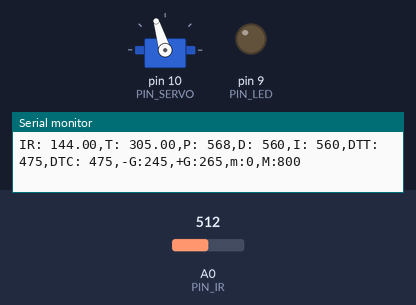
A sketch run on a simulated Arduino Uno, built with avr-gcc and run on an emulated ATmega328P. Shown: servo, output pins drawn as LEDs (lit = HIGH), the last lines printed to the serial monitor. The test bench sets the inputs (shaded band); at power-on: A0 (PIN_IR) = 512.

Above: at 1.2 s.
1.3 s: A0 (PIN_IR) set to 306
3.3 s: A0 (PIN_IR) set to 245
At 4.6 s:
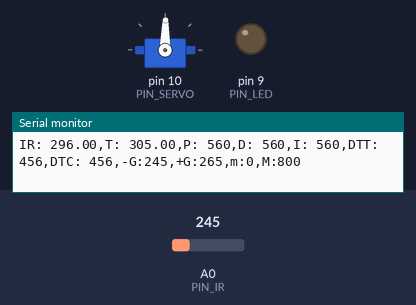
5.1 s: A0 (PIN_IR) set to 122
At 6.0 s:
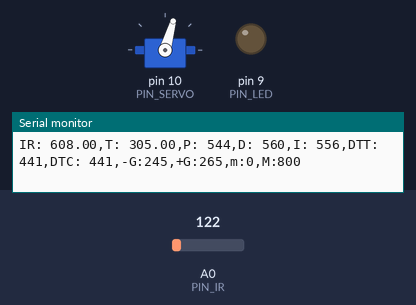
6.6 s: A0 (PIN_IR) set to 0
At 7.2 s:
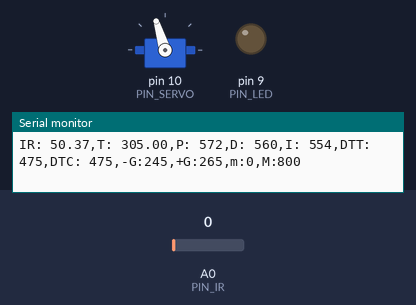
Timing chart, 0 to 9.1 s (numbered marks = the images above; inputs shaded):
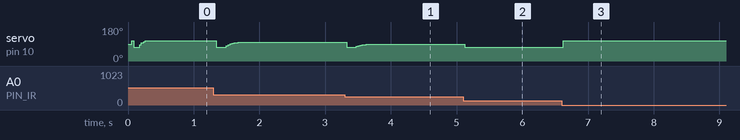

Measured:
- after the input at 3.3 s, servo on pin 10 (PIN_SERVO): 100° → 74° at once, → 88° 0.15 s later, → 89° 0.21 s later
- after the input at 5.1 s, servo on pin 10 (PIN_SERVO): 89° → 74° at once
- after the input at 6.6 s, servo on pin 10 (PIN_SERVO): 74° → 107° at once

The sketch:

pid.ino
```cpp
#include <Servo.h>

/////////////////////////////
// Configurable parameters //
/////////////////////////////

// Arduino pin assignment
#define PIN_LED 9         // LED를 아두이노 GPIO 9번 핀에 연결
#define PIN_SERVO 10    // 서보모터를 아두이노 GPIO 10번 핀에 연결
#define PIN_IR A0     // 적외선 센서를 아두이노 아날로그 A0핀에 연결

// Framework setting
#define _DIST_TARGET 255    // [2635] 목표하는 위치
#define _DIST_MIN 100   //거리의 최솟값이 100mm
#define _DIST_MAX 410                  //거리의 최대값 410mm
#define LENGTH 30
#define k_LENGTH 8
#define Horizontal_Angle 2160
#define Max_Variable_Angle 100

#define _INTERVAL_DIST 30  // DELAY_MICROS * samples_num^2 의 값이 최종 거리측정 인터벌임. 넉넉하게 30ms 잡음.
#define DELAY_MICROS  1500 // 필터에 넣을 샘플값을 측정하는 딜레이(고정값!)
#define EMA_ALPHA 0.35     // EMA 필터 값을 결정하는 ALPHA 값. 작성자가 생각하는 최적값임.
#define _DIST_ALPHA 0.35

// Servo range
#define _DUTY_MIN 1310    //  서보의 최소각도를 microseconds로 표현
#define _DUTY_NEU 1450     //  레일플레이트 중립위치를 만드는 서보 duty값
#define _DUTY_MAX 1650            // 서보의 최대각도의 microseconds의 값
#define _ITERM_MAX 0.05
// Servo speed control
#define _SERVO_ANGLE 30   //  최대 가동범위에 따른 목표 서보 회전각
#define _SERVO_SPEED 2000   //서보 속도를 30으로

// Event periods
#define _INTERVAL_SERVO 20  //  서보 업데이트 주기
#define _INTERVAL_SERIAL 100  //  시리얼 플로터 갱신 속도

// PID parameters
#define _KP 1.8  //  P 이득 비율
#define _KD 58
#define _KI 0.01

//////////////////////
// global variables //
//////////////////////

// Servo instance
Servo myservo; //  서보 객체 생성

float dist_target; //  location to send the ball
float dist_f, dist_ff; //  거리와 노이즈 필터 적용 후 거리를 저장하기 위한 변수
float ema_dist=0;            // EMA 필터에 사용할 변수
float filtered_dist;       // 최종 측정된 거리값을 넣을 변수. loop()안에 filtered_dist = filtered_ir_distance(); 형태로 사용하면 됨.
float samples_num = 3;     // 스파이크 제거를 위한 부분필터에 샘플을 몇개 측정할 것인지. 3개로 충분함! 가능하면 수정하지 말 것.
int a, b; // unit: mm
int correction_dist, iter;
float dist_list[LENGTH], sum, dist_ema, alpha, dist_cali_f;

// Event periods
unsigned long last_sampling_time_dist, last_sampling_time_servo,
last_sampling_time_serial;
//  각 이벤트별 업데이트를 위해 측정하는 시간
// 마지막으로 측정한 거리, 마지막으로 측정한 서보 각도
//(unsigned long : 부호없는 정수형)
bool event_dist, event_servo, event_serial; //  이벤트별 이번 루프에서 업데이트 여부

// Servo speed control
int duty_chg_per_interval; //  서보속도 제어를 위한 변수 선언
int duty_target, duty_curr; //  목표duty, 현재duty

// PID variables
float error_curr, error_prev, control, pterm, dterm, iterm; // [3070] PID 제어를 위한 현재 오차, 이전오차, 컨트롤(?), p 값, d 값, i 값 변수 선언


void setup() {
// initialize GPIO pins for LED and attach servo
  pinMode(PIN_LED, OUTPUT); //[3062] 핀 LED 활성화
  myservo.attach(PIN_SERVO); // [3070] 서보 구동을 위한 서보 초기화

// initialize global variables
duty_target = _DUTY_NEU;
duty_curr = _DUTY_NEU; // [3055] duty_target, duty_curr 초기화
last_sampling_time_dist, last_sampling_time_servo, last_sampling_time_serial = millis();
// [3055] 샘플링 타임 변수 초기화
dist_f, dist_ema = _DIST_MIN; // [3055] dist 변수 초기화
pterm = iterm = dterm = iterm = 0; // [2635] pid 제어값에서 우선 p 만 사용하도록

// move servo to neutral position
  myservo.writeMicroseconds(_DUTY_NEU); //[2635]

// initialize serial port
  Serial.begin(57600); //[2635]

  a = 87;
  b = 290;
  correction_dist = 0;
  iter = 0; sum = 0;
  alpha = _DIST_ALPHA;

// convert angle speed into duty change per interval.
  duty_chg_per_interval = (_DUTY_MAX - _DUTY_MIN)/(float)(_SERVO_ANGLE) * (_SERVO_SPEED /1000.0)*_INTERVAL_SERVO;    // [3131] 설정한 서보 스피드에 따른 duty change per interval 값을 변환

}

float ir_distance(void){ // return value unit: mm
  float val;
  float volt = float(analogRead(PIN_IR));
  val = ((6762.0/(volt-9.0))-4.0) * 10.0;
  return val;
}
// ================
float under_noise_filter(void){ // 아래로 떨어지는 형태의 스파이크를 제거해주는 필터
  int currReading;
  int largestReading = 0;
  for (int i = 0; i < samples_num; i++) {
    currReading = ir_distance();
    if (currReading > largestReading) { largestReading = currReading; }
    // Delay a short time before taking another reading
    delayMicroseconds(DELAY_MICROS);
  }
  return largestReading;
}

float filtered_ir_distance(void){ // 아래로 떨어지는 형태의 스파이크를 제거 후, 위로 치솟는 스파이크를 제거하고 EMA필터를 적용함.
  // under_noise_filter를 통과한 값을 upper_nosie_filter에 넣어 최종 값이 나옴.
  int currReading;
  int lowestReading = 1024;
  for (int i = 0; i < samples_num; i++) {
    currReading = under_noise_filter();
    if (currReading < lowestReading) { lowestReading = currReading; }
  }
    sum = 0;
  iter = 0;
  while (iter < LENGTH)
  {
    dist_list[iter] = 100 + 300.0 / (b - a) * (ir_distance() - a);
    sum += dist_list[iter];
    iter++;
  }

  for (int i = 0; i < LENGTH-1; i++){
    for (int j = i+1; j < LENGTH; j++){
      if (dist_list[i] > dist_list[j]) {
        float tmp = dist_list[i];
        dist_list[i] = dist_list[j];
        dist_list[j] = tmp;
      }
    }
  }

  for (int i = 0; i < k_LENGTH; i++) {
    sum -= dist_list[i];
  }
  for (int i = 1; i <= k_LENGTH; i++) {
    sum -= dist_list[LENGTH-i];
  }

  float dist_cali = sum/(LENGTH-2*k_LENGTH);
  dist_cali_f=alpha*dist_cali + (1-alpha)*dist_ema;
  ema_dist = EMA_ALPHA*lowestReading + (1-EMA_ALPHA)*ema_dist;
  return ema_dist;
}

void loop() {
    // [3055] indentation 수정(space 4칸)
    /////////////////////
    // Event generator //
    /////////////////////
    unsigned long time_curr = millis(); // [3070] 이벤트 업데이트 주기 계산을 위한 현재 시간
    // [3070] 이벤트 주기가 돌아올때까지 현재시간과 비교하며 기다리도록 함.
    if(time_curr >= last_sampling_time_dist + _INTERVAL_DIST) {
        last_sampling_time_dist += _INTERVAL_DIST;
        event_dist = true;
    }
    if(time_curr >= last_sampling_time_servo + _INTERVAL_SERVO) {
        last_sampling_time_servo += _INTERVAL_SERVO;
        event_servo = true;
    }
    if(time_curr >= last_sampling_time_serial + _INTERVAL_SERIAL) {
        last_sampling_time_serial += _INTERVAL_SERIAL;
        event_serial = true;
    }

    ////////////////////
    // Event handlers //
    ////////////////////

    if(event_dist) {
        event_dist = false; // [2635] 업데이트 대기
        // get a distance reading from the distance sensor
        dist_f = filtered_ir_distance();
        dist_ff = dist_f+50;
        dist_target = _DIST_TARGET + 50;

        // PID control logic
        error_curr = _DIST_TARGET-dist_f; // [2635] 오차 계산
        pterm = error_curr; // [2635] p값은 오차
        dterm = _KD*(error_curr - error_prev);
        iterm += _KI * error_curr;
        //if(iterm > _ITERM_MAX) iterm = _ITERM_MAX;
        if(iterm > _ITERM_MAX) iterm = 0;
        control = _KP * pterm+dterm+iterm;

        // duty_target = f(duty_neutral, control)
        //duty_target = duty_neutral + control // [3070] control 값이 다 합해서 1이 되도록 되어있다면, 중립 위치에 컨트롤 값 만큼의 비율을 더해 목표위치를 정한다.
        duty_target = _DUTY_NEU + control;

  // keep duty_target value within the range of [_DUTY_MIN, _DUTY_MAX]
        if(duty_target < _DUTY_MIN)  // [2635] 양극값 넘어가는 경우 극값으로 제한
        {
            duty_target = _DUTY_MIN;
        }
        if(duty_target > _DUTY_MAX)
        {
            duty_target = _DUTY_MAX;
        }

        error_prev=error_curr;
  }

 if(event_servo) {
    event_servo=false;
    // adjust duty_curr toward duty_target by duty_chg_per_interval
    if(duty_target>duty_curr) {
   duty_curr += duty_chg_per_interval;
   if(duty_curr > duty_target) duty_curr = duty_target;
     }
    else {
   duty_curr -= duty_chg_per_interval;
   if(duty_curr < duty_target) duty_curr = duty_target;
    }
    // update servo position
     myservo.writeMicroseconds(duty_curr);
  }

  if(event_serial) {
    event_serial = false;
    Serial.print("IR: ");
    Serial.print(dist_ff);
    Serial.print(",T: ");
    Serial.print(dist_target);
    Serial.print(",P: ");
    Serial.print(map(pterm,-1000,1000,510,610));
    Serial.print(",D: ");
    Serial.print(map(dterm,-1000,1000,510,610));
    Serial.print(",I: ");
    Serial.print(map(iterm,-1000,1000,510,610));
    Serial.print(",DTT: ");
    Serial.print(map(duty_target,1000,2000,410,510));
    Serial.print(",DTC: ");
    Serial.print(map(duty_curr,1000,2000,410,510));
    //Serial.println(",Min:100,Low:200,dist_target:230,High:310,Max:410");
    Serial.println(",-G:245,+G:265,m:0,M:800");

  }
}
```
